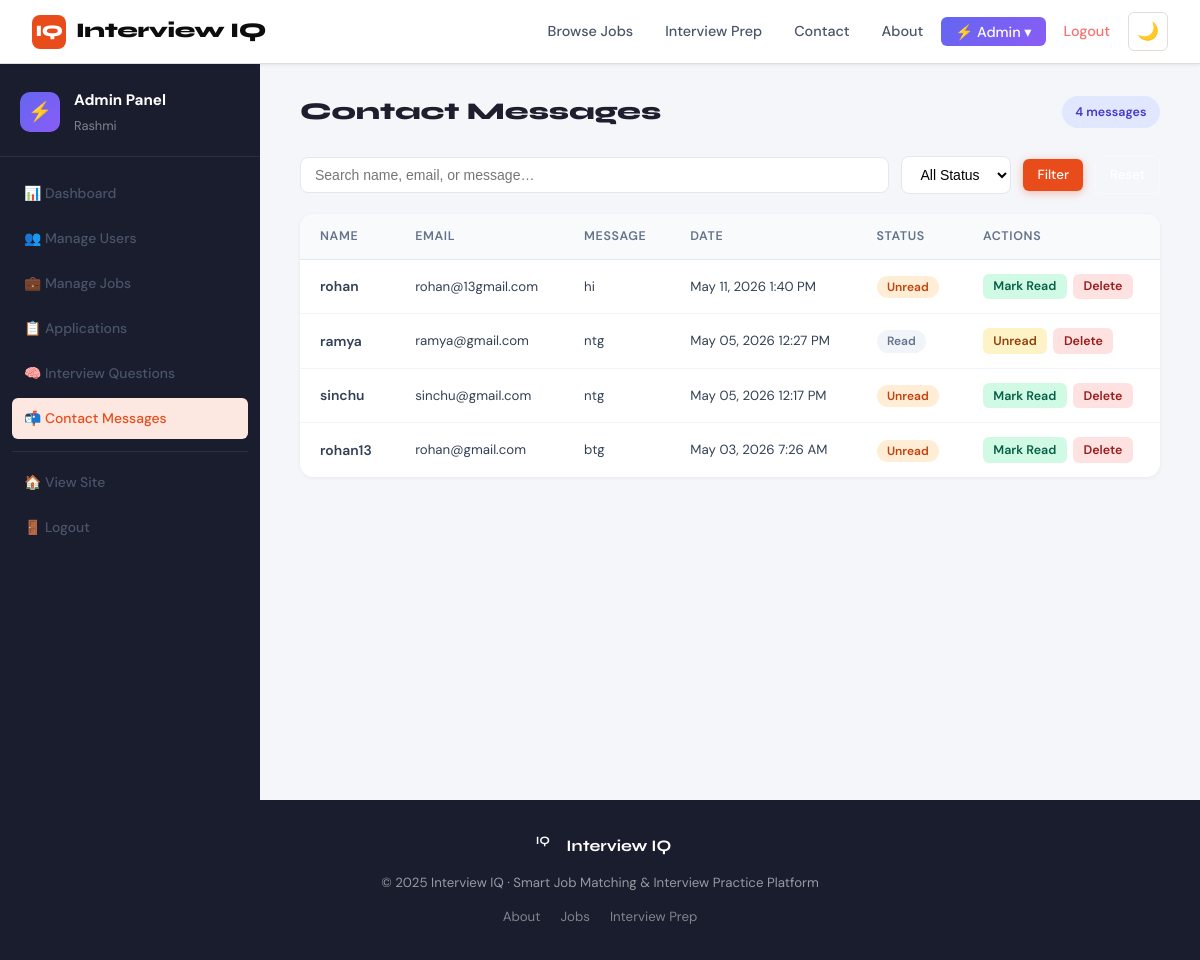
Page /admin-panel/messages/ (signed in) on the committed database.
### accounts/models.py (models this page shows, shortened)
class User(AbstractUser):
    USER_TYPE_CHOICES = (('jobseeker', 'Job Seeker'), ('company', 'Company'), ('admin', 'Admin'))
    user_type = models.CharField(max_length=20, choices=USER_TYPE_CHOICES, default='jobseeker')
    email = models.EmailField(unique=True)
    def is_admin_user(self):
        return self.user_type == 'admin' or self.is_superuser

class ContactMessage(models.Model):
    name = models.CharField(max_length=150)
    email = models.EmailField()
    subject = models.CharField(max_length=200)
    message = models.TextField()
    is_read = models.BooleanField(default=False)
    created_at = models.DateTimeField(auto_now_add=True)

### admin_panel/views.py (the view)
    @login_required
    def wrapper(request, *args, **kwargs):
        if not request.user.is_admin_user():
            messages.error(request, "You do not have permission to access the admin panel.")
            return redirect('home')
        return view_func(request, *args, **kwargs)

### admin_panel/views.py (called while the page is built)
def admin_required(view_func):
    @login_required
    def wrapper(request, *args, **kwargs):
        if not request.user.is_admin_user():
            messages.error(request, "You do not have permission to access the admin panel.")
            return redirect('home')
        return view_func(request, *args, **kwargs)
    return wrapper

@admin_required
def admin_messages(request):
    from accounts.models import ContactMessage
    q = request.GET.get('q', '')
    is_read = request.GET.get('is_read', '')
    messages_list = ContactMessage.objects.order_by('-created_at')
    if q:
        messages_list = messages_list.filter(Q(name__icontains=q) | Q(email__icontains=q) | Q(message__icontains=q))
    if is_read:
        messages_list = messages_list.filter(is_read=True if is_read == 'read' else False)
    return render(request, 'admin_panel/manage_messages.html', {
        'messages_list': messages_list, 'q': q, 'is_read': is_read,
    })

### templates/admin_panel/manage_messages.html (shortened to what this page needs)
{% extends 'base.html' %}
{% block content %}
<div class="admin-layout">
  <aside class="admin-sidebar">
    <div class="sidebar-header">
      <div class="sidebar-logo">⚡</div>
      <div><div class="sidebar-title">Admin Panel</div><div class="sidebar-sub">{{ request.user.username }}</div></div>
    </div>
    <nav class="sidebar-nav">
      <a href="{% url 'admin_dashboard' %}" class="sidebar-link">📊 Dashboard</a>
      <a href="{% url 'admin_users' %}" class="sidebar-link">👥 Manage Users</a>
      <a href="{% url 'admin_jobs' %}" class="sidebar-link">💼 Manage Jobs</a>
      <a href="{% url 'admin_applications' %}" class="sidebar-link">📋 Applications</a>
      <a href="{% url 'admin_questions' %}" class="sidebar-link">🧠 Interview Questions</a>
      <a href="{% url 'admin_messages' %}" class="sidebar-link active">📬 Contact Messages</a>
      <div class="sidebar-divider"></div>
      <a href="{% url 'home' %}" class="sidebar-link">🏠 View Site</a>
      <a href="{% url 'logout' %}" class="sidebar-link sidebar-logout">🚪 Logout</a>
    </nav>
  </aside>
  <main class="admin-main">
    <div class="admin-topbar">
      <h1 class="admin-page-title">Contact Messages</h1>
      <span class="admin-badge">{{ messages_list|length }} messages</span>
    </div>
    <div class="admin-filters">
      <form method="get" class="filter-form">
        <input type="text" name="q" value="{{ q }}" placeholder="Search name, email, or message…" class="filter-input">
        <select name="is_read" class="filter-select">
          <option value="">All Status</option>
        </select>
        <button type="submit" class="btn btn-primary btn-sm">Filter</button>
        <a href="{% url 'admin_messages' %}" class="btn btn-outline btn-sm">Reset</a>
      </form>
    </div>
    <div class="admin-card">
      <div class="admin-table-wrap">
        <table class="admin-table">
          <thead>
            <tr><th>Name</th><th>Email</th><th>Message</th><th>Date</th><th>Status</th><th>Actions</th></tr>
          </thead>
          <tbody>
            {% for msg in messages_list %}
            <tr>
              <td class="fw-600">{{ msg.name }}</td>
              <td class="text-sm">{{ msg.email }}</td>
              <td class="text-sm" style="max-width: 250px; overflow: hidden; text-overflow: ellipsis; white-space: nowrap;">{{ msg.message }}</td>
              <td class="text-sm text-muted">{{ msg.created_at|date:"M d, Y g:i A" }}</td>
              <td>
                {% if msg.is_read %}
                  <span class="badge badge-gray">Read</span>
                {% else %}
                  <span class="badge badge-orange">Unread</span>
                {% endif %}
              </td>
              <td>
                <div class="action-btns">
                  <form method="post" action="{% url 'admin_toggle_message' msg.pk %}" style="display:inline;">
                    <button type="submit" class="btn btn-xs {% if msg.is_read %}btn-warning{% else %}btn-success{% endif %}">
                      {% if msg.is_read %}Unread{% else %}Mark Read{% endif %}
                    </button>
                  </form>
                  <form method="post" action="{% url 'admin_delete_message' msg.pk %}" style="display:inline;" onsubmit="return confirm('Delete this message from {{ msg.name }}?')">
                    <button type="submit" class="btn btn-xs btn-danger">Delete</button>
                  </form>
                </div>
              </td>
            </tr>
            {% empty %}
            <tr><td colspan="6" class="text-center text-muted py-4">No messages found.</td></tr>
            {% endfor %}
          </tbody>
        </table>
      </div>
    </div>
  </main>
</div>
{% endblock %}

### static/css/home-enhancements.css (style rules this page uses)
:root { --dark-bg: #0a0a0a; --dark-paper: #1a1a1a; --dark-surface: #252525; --dark-border: #404040; --dark-muted: #a0a0a0; }

### rows in the picture
User: user.username "Rashmi"
ContactMessage: name "rohan", email "rohan@13gmail.com", message "hi", created_at "May 11, 2026 1:40 PM", is_read "Unread"
ContactMessage: name "ramya", email "ramya@gmail.com", message "ntg", created_at "May 05, 2026 12:27 PM", is_read "Read"
ContactMessage: name "sinchu", email "sinchu@gmail.com", message "ntg", created_at "May 05, 2026 12:17 PM", is_read "Unread"
ContactMessage: name "rohan13", email "rohan@gmail.com", message "btg", created_at "May 03, 2026 7:26 AM", is_read "Unread"

### other values in the picture
{{ messages_list|length }} "4"
